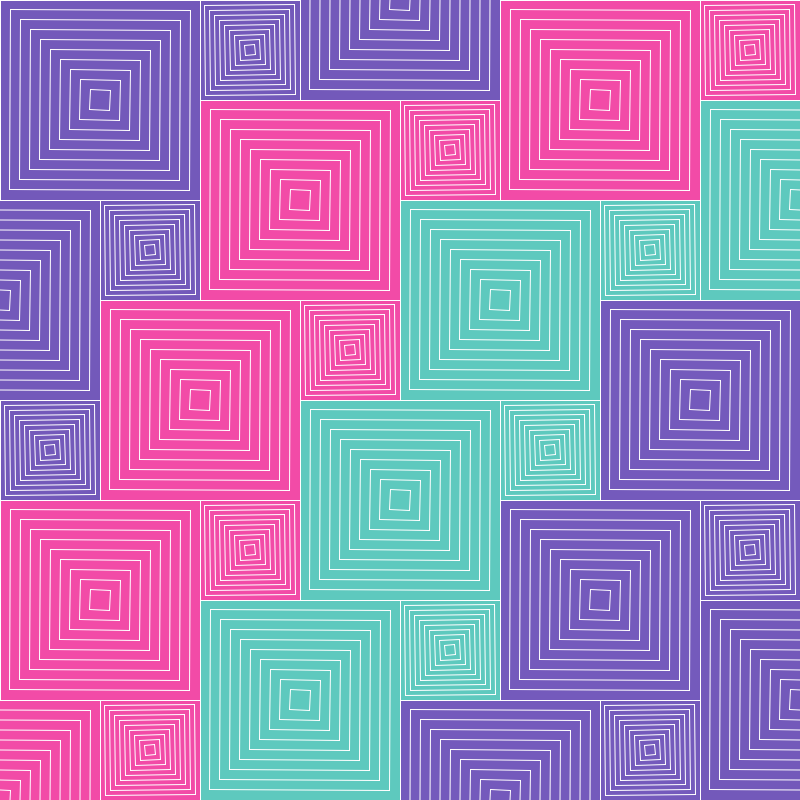
Frame 1 (no input)
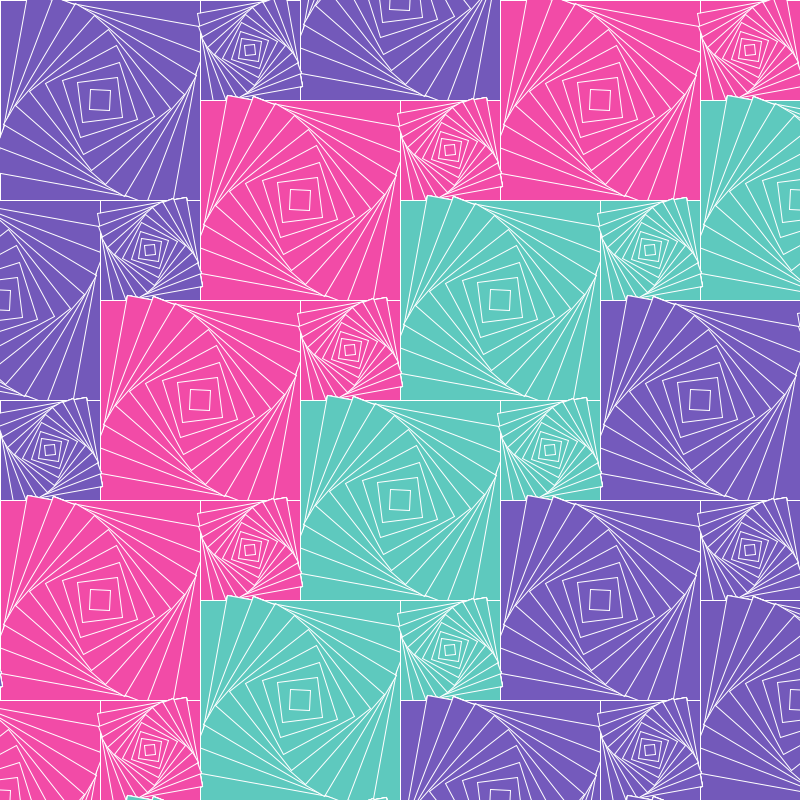
Frame 60 (the mouse pressed at the canvas centre just before this capture)
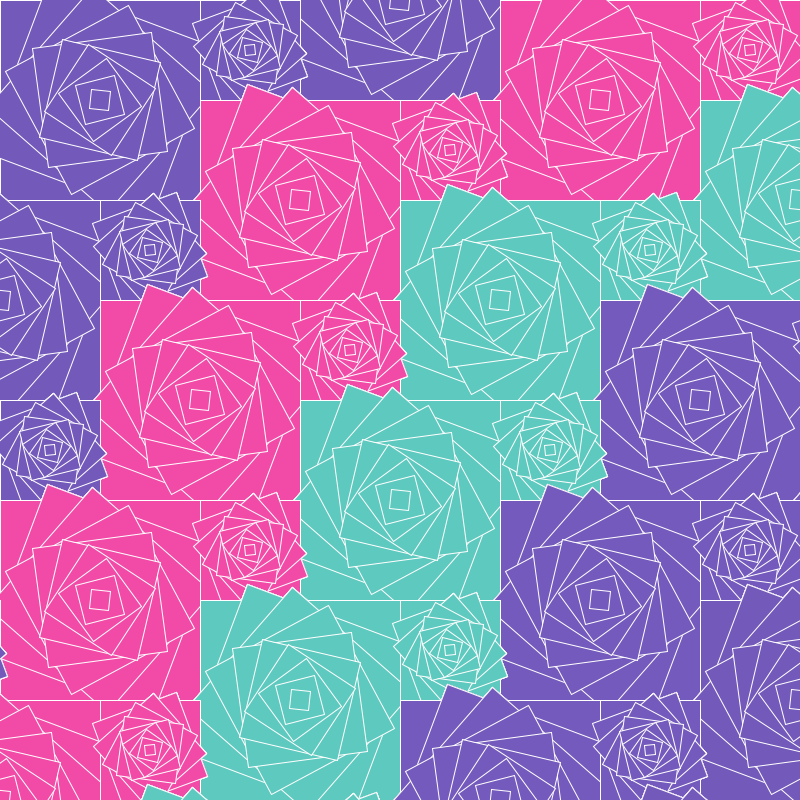
Frame 120 (the mouse held since frame 60 and released just before this capture)

The Processing sketch that drew these frames (run headless with seeded random() and noise(); from frame 60 on, the mouse is pressed at the canvas centre):

// Processing sketch: CuadradosRotandoColorEnLinea
// ── CuadradosRotandoColorEnLinea.pde
int Cantidad=6;

color [] misColoress = new color [6];

int elegirColor;
color [][] misColores = new color [Cantidad] [Cantidad];


int tamGrande = 200;
int tamPequeno = 100;

float rPos;
float rNeg;


void setup() {
  size(800, 800);
  colorMode(HSB, 360, 100, 100);
  misColoress[0] = color(327, 69, 95);
  misColoress[1] = color(256, 52, 73);
  misColoress[2] = color(174, 53, 79);
  misColoress[3] = color(327, 69, 94);
  misColoress[4] = color(256, 52, 74);
  misColoress[5] = color(174, 53, 80);

  for (int i=0; i<Cantidad; i++) {
    for (int j=0; j<Cantidad; j++) {
      misColores[i][j] =(misColoress[(int)random(0, 6)]);
    }
  }
}


void draw() {
  background(234, 18, 41);

  rPos+=0.001;
  rNeg-=0.001;

  lnDiagonal(tamPequeno*3, -tamPequeno);
  lnDiagonal(0, 0);
  lnDiagonal(-tamPequeno, tamPequeno*2);
  lnDiagonal(-tamPequeno*2, tamPequeno*4);
  lnDiagonal(-tamPequeno*3, tamPequeno*6);




  //for (int i=0; i<5; i++) {
  //  lnDiagonal(0, i*(tamGrande*2));
  //}


  //noLoop();
}

void cuadradosRotandoG(int posX, int posY, int tam) {
  for (int i = 0; i<10; i++) {
    stroke(0, 0, 100);
    rectMode(CENTER);
    pushMatrix();
    translate(posX, posY);
    rotate(3*i*rPos);
    rect(0, 0, tam-i*20, tam-i*20);
    popMatrix();
  }
}

void cuadradosRotandoP(int posX, int posY, int tam) {
  for (int i = 0; i<10; i++) {
    stroke(0, 0, 100);
    rectMode(CENTER);
    pushMatrix();
    translate(posX, posY);
    rotate(3*i*rNeg);
    rect(0, 0, tam-i*10, tam-i*10);
    popMatrix();
  }
}




void lnDiagonal(int posX, int posY) {

  pushMatrix();
  translate(posX, posY);
  for (int i = 0; i<6; i++) {
    for (int j = 0; j<6; j++) {

      //elegirColor = (misColores[(int)random(0, 3)]);
      fill(misColores[i][j]);
      cuadradosRotandoG(i*tamGrande+tamGrande/2, i*tamGrande/2+tamGrande/2, tamGrande);

      //fill(elegirColor);
      cuadradosRotandoP(i*tamGrande+tamGrande+tamGrande/4, i*tamPequeno+tamGrande/4, tamPequeno);
    }
  }
  popMatrix();
}

void colores() {
}
